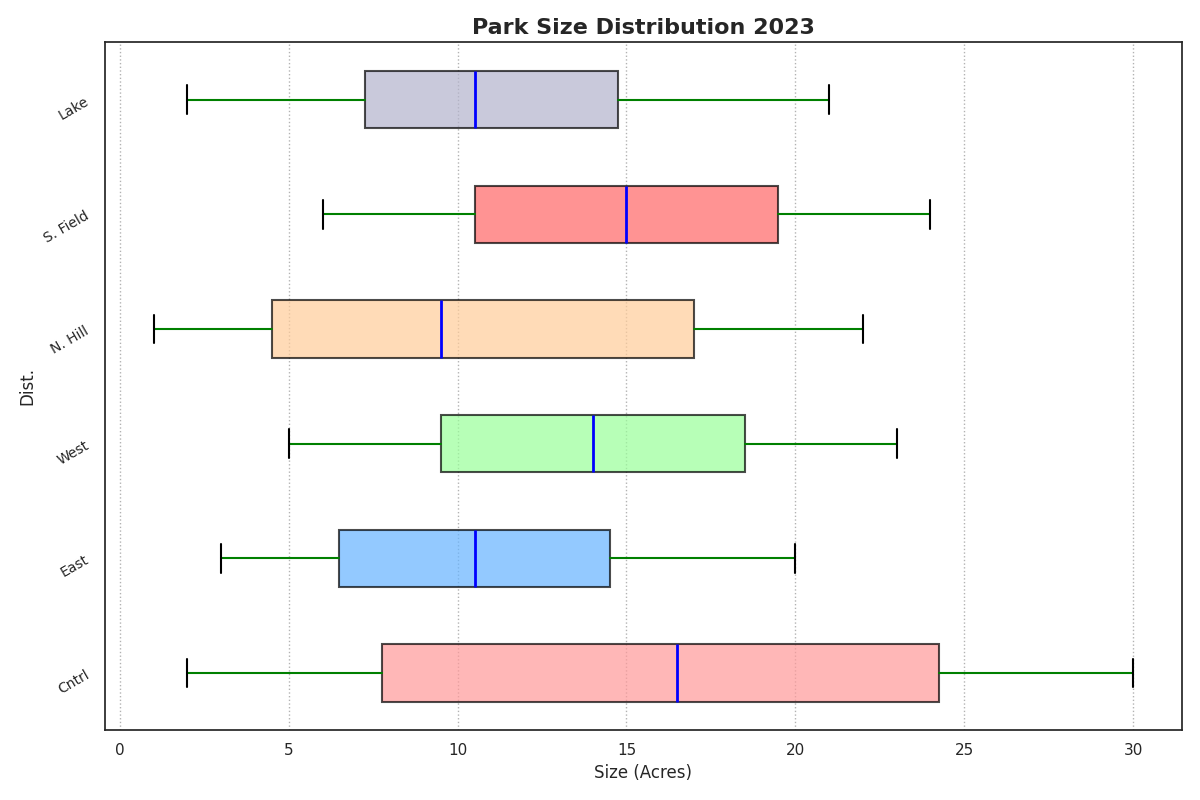

Write the Python code that produced this figure.
import matplotlib.pyplot as plt
import numpy as np

districts = ['Cntrl', 'East', 'West', 'N. Hill', 'S. Field', 'Lake']

central_parks = [2, 5, 7, 10, 15, 18, 22, 25, 28, 30]
eastside_parks = [3, 4, 6, 8, 9, 12, 13, 15, 17, 20]
westend_parks = [5, 7, 9, 11, 13, 15, 17, 19, 21, 23]
north_hills_parks = [1, 3, 4, 6, 8, 11, 14, 18, 19, 22]
southfield_parks = [6, 8, 10, 12, 14, 16, 18, 20, 22, 24]
lakeside_parks = [2, 4, 7, 8, 10, 11, 14, 15, 18, 21]

park_sizes = [central_parks, eastside_parks, westend_parks, north_hills_parks, southfield_parks, lakeside_parks]

fig, ax = plt.subplots(figsize=(12, 8))

colors = ['#FF9999', '#66B3FF', '#99FF99', '#FFCC99', '#FF6666', '#B3B3CC']

boxes = ax.boxplot(park_sizes, patch_artist=True, notch=False, vert=False,
                   boxprops=dict(color='black', linewidth=1.5),
                   medianprops=dict(color='blue', linewidth=2),
                   whiskerprops=dict(color='green', linewidth=1.5),
                   capprops=dict(color='black', linewidth=1.5),
                   flierprops=dict(marker='x', color='orange', alpha=0.8, markersize=8))

for patch, color in zip(boxes['boxes'], colors):
    patch.set_facecolor(color)
    patch.set_alpha(0.7)

ax.set_title('Park Size Distribution 2023', fontsize=16, fontweight='bold')
ax.set_ylabel('Dist.', fontsize=12)
ax.set_xlabel('Size (Acres)', fontsize=12)
ax.set_yticks(np.arange(1, len(districts) + 1))
ax.set_yticklabels(districts, rotation=30, ha='right', fontsize=10)

ax.xaxis.grid(True, linestyle=':', which='major', color='black', alpha=0.3)

plt.tight_layout()

plt.show()
